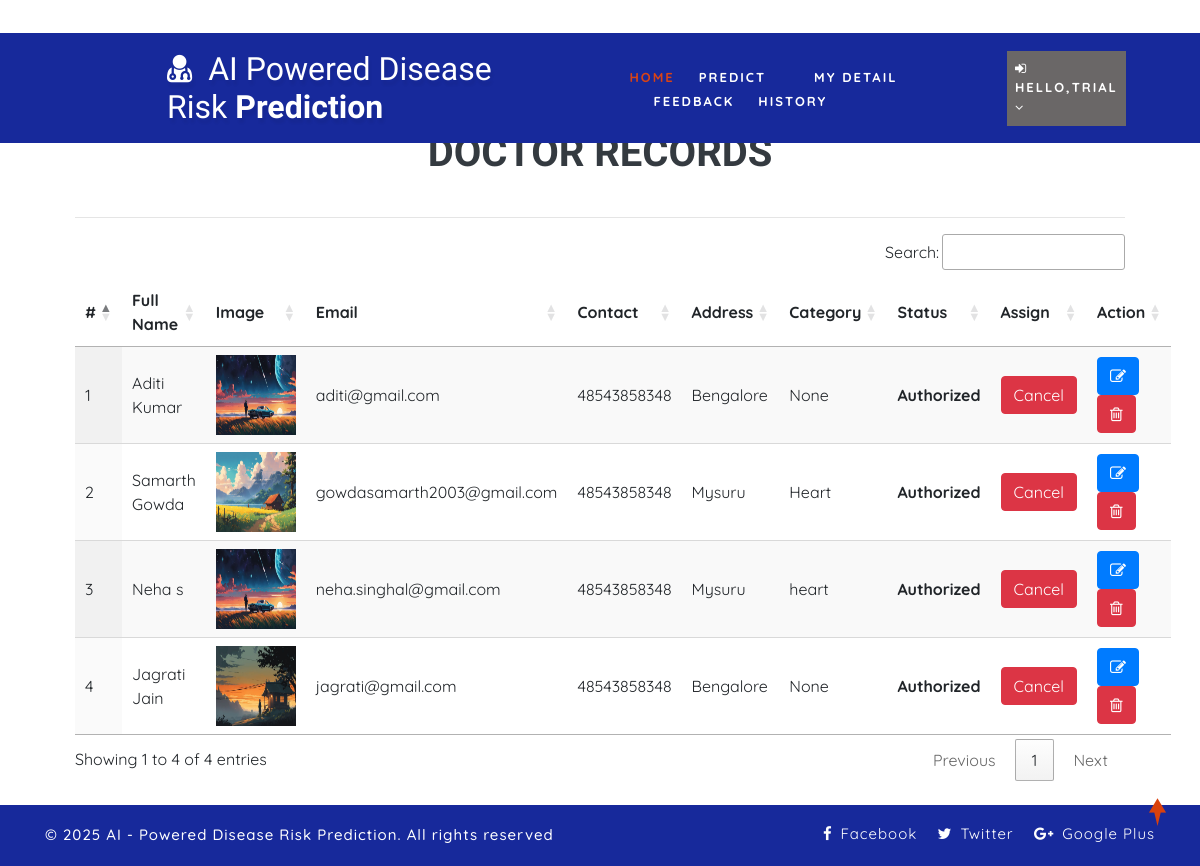
Screenshot of /view_doctor (signed in) with the database file from the repository.
### health/models.py (models this page shows, shortened)
class Doctor(models.Model):
    status = models.IntegerField(DOCTOR_STATUS, null=True)
    user = models.ForeignKey(User, on_delete=models.CASCADE, null=True)
    contact = models.CharField(max_length=100, null=True)
    address = models.CharField(max_length=100, null=True)
    category = models.CharField(max_length=100, null=True)
    doj = models.DateField(null=True)
    dob = models.DateField(null=True)
    image = models.FileField(null=True)

### health/views.py (the view)
# urls.py: path('view_doctor', View_Doctor,name="view_doctor"),
@login_required(login_url="login")
def View_Doctor(request):
    doc = Doctor.objects.all()
    d = {'doc':doc}
    return render(request,'view_doctor.html',d)

### health/templates/view_doctor.html (shortened to what this page needs)
{% extends 'index.html' %}
{% load static %}
{% block body %}
<div class="container-fluid" style="width:90%;margin-top:8%">
                    <div class="container-fluid">
                        <h1 align="center"class="w3ls-title text-uppercase text-dark font-weight-bold">Doctor Records</h1><br>
                         </div><hr>
                                <table id="example" class="display" style="width:100%">
                                  <thead>
                                    <tr>
                                      <th>#</th>
                                      <th>Full Name</th>
                                      <th>Image</th>
                                      <th>Email</th>
                                      <th>Contact</th>
                                      <th>Address</th>
                                      <th>Category</th>
                                      <th>Status</th>
                                      <th>Assign</th>
                                      <th>Action</th>
                                  </tr>
                              </thead>
                              <tbody>
                              {% for i in doc %}
                                <tr>
                                  <td>{{forloop.counter}}</td>
                                  <td>{{i.user.first_name}} {{i.user.last_name}}</td>
                                  <td><img src="{{i.image.url}}" style="width:80px;height:80px"></td>
                                  <td>{{i.user.email}}</td>
                                  <td>{{i.contact}}</td>
                                  <td>{{i.address}}</td>
                                  <td>{{i.category}}</td>
                                  <td>
                                      {% if i.status == 1 %}
                                      <b>Authorized</b>
                                  {% else %}
                                      <b>Unauthorized</b>
                                      {% endif %}
                                  </td>
                                    <td>{% if i.status == 1 %}
                                        <a href="{% url 'assign_status' i.id %}" onclick="return confirm('Do you want to withdraw approval to doctor : {{i.user.first_name}}?')"><button class="btn btn-danger">Cancel</button></a>
                                        {% else %}
                                        <a href="{% url 'assign_status' i.id %}" onclick="return confirm('Do you want to give approve to doctor : {{i.user.first_name}}?')"><button class="btn btn-success">Assign</button></a>
                                        {% endif %}
                                    </td>
                                    <td style="width:150px">
                                      <a href="{% url 'change_doctor' i.id %}" ><button class="btn btn-primary"><i class="fa fa-edit"></i></button></a>
                                      <a href="{% url 'delete_doctor' i.id %}" ><button class="btn btn-danger" onclick="return confirm('Are you sure?')"><i class="fa fa-trash-o"></i></button></a></td>
                              </tr>
                              {% endfor %}
                          </tbody>
                      </table>
                  </div>
{% endblock %}

### health/templates/index.html (shortened to what this page needs)
<!DOCTYPE html>
{% load static %}
<html lang="zxx">
<head>
	<link rel="stylesheet" href="{% static 'css/bootstrap.css' %}">
	<link href="{% static 'css/css_slider.css' %}" type="text/css" rel="stylesheet" media="all">
	<link rel="stylesheet" href="{% static 'css/style.css' %}" type="text/css" media="all" />
	<link href="{% static 'css/font-awesome.min.css' %}" rel="stylesheet">
<link rel='stylesheet' type='text/css' href="https://cdn.datatables.net/1.10.21/css/jquery.dataTables.min.css">
<link rel='stylesheet' type='text/css' href="https://cdn.datatables.net/buttons/1.6.2/css/buttons.dataTables.min.css">
</head>
<body>
	<div id="home" style="margin-bottom:2%">
		<header>
			<div class="top-bar py-3">
				<div class="container">
					<div class="row">
						<div class="col-xl-7 col-lg-6 col-md-4 top-social-agile text-md-right text-center mt-md-0 mt-2">
							<div class="row">
								<div class="col-xl-3 col-lg-4 col-6 top-w3layouts p-md-0 text-right">
								</div>
								<div class="col-xl-3 col-lg-4 col-6 header-w3layouts text-md-right text-left">
								</div>
							</div>
						</div>
					</div>
				</div>
			</div>
		</header>
		<div class="main-top" style="background:#17299b;">
			<div class="container-fluid">
				<div class="header d-md-flex justify-content-between align-items-center py-3">
					<div id="logo" style="margin-left:13%">
						<h1>
							<a href="index.html">
								<span class="fa fa-user-md mr-2"></span>
								<span class="logo-sp">AI Powered Disease Risk</span> Prediction
							</a>
						</h1>
					</div>
					{% if request.user.is_staff %}
					<div class="nav_w3ls" style="margin-right:4%">
						<nav>
							<label for="drop1" class="toggle">Menu</label>
							<input type="checkbox" id="drop1" />
							<ul class="menu" style="padding:15px;width:100%">
								<li class="mx-lg-4 mx-md-3 my-md-0 my-2"><a href="{% url 'admin_home' %}" >Home</a></li>
								<li>
									<label for="drop-2" class="toggle toogle-2"> <span class="fa fa-angle-down" aria-hidden="true"></span>
									</label>
									<a href="#"> Doctor <span class="fa fa-angle-down" aria-hidden="true"></span></a>
									<ul style="margin-top:2%;width:40%;margin-right:0%">
										<li style="width:100%;"><a href="/add_doctor" class="drop-text">Add Doctor</a></li>
										<li style="width:100%;"><a href="/view_doctor" class="drop-text">View Doctor</a></li>
									</ul>
								</li>
								<li class="mx-lg-4 mx-md-3 my-md-0 my-2"><a href="/view_patient">Patient</a></li>
								<li class="mx-lg-4 mx-md-3 my-md-0 my-2">
									<a href="/view_search_pat">Searched Data</a></li>
								<li><a href="/view_feedback">Feedback</a></li>
							</ul>
						</nav>
					</div>
					<div class="nav_w3ls" style="margin-right:3%">
						<nav>
							<label for="drop2" class="toggle">Menu</label>
							<input type="checkbox" id="drop2" />
							<ul class="menu">
								<li class="mx-lg-4 mx-md-3 my-md-0 my-2" style="background:red;padding:8px">
									<label for="drop-2" class="toggle toogle-2"> <span class="fa fa-angle-down" aria-hidden="true"></span>
									</label>
									<a href="#"><i class="fa fa-user"></i> {{request.user.username}} <span class="fa fa-angle-down" aria-hidden="true"></span></a>
									<ul style="margin-top:10%;width:80%;margin-right:5%">
										<li style="width:100%;"><a href="{% url 'change_password' %}" class="drop-text">Password</a></li>
										<li style="width:100%;"><a href="{% url 'logout' %}" class="drop-text">Logout</a></li>
									</ul>
								</li>
							</ul>
						</nav>
					</div>
					{% elif request.user.patient_set.all.0 %}
					<div class="nav_w3ls" style="margin-left:5%;font-weight:bold">
						<nav>
							<ul class="menu" style="padding:15px;width:100%">
								<li><a href="{% url 'patient_home' %}" class="active">Home</a></li>
								<li class="mx-lg-4 mx-md-3 my-md-0 my-2"><a href="/add_heartdetail">Predict</a></li>
								<li class="mx-lg-4 mx-md-3 my-md-0 my-2"><a href="/profile_doctor">My Detail</a></li>
								<li class="mx-lg-4 mx-md-3 my-md-0 my-2"><a href="/sent_feedback">Feedback</a></li>
								<li><a href="/view_search_pat">History</a></li>
							</ul>
						</nav>
					</div>
					<div class="nav_w3ls" style="margin-right:3%">
						<nav>
							<ul class="menu">
								<li class="mx-lg-4 mx-md-3 my-md-0 my-2" style="background:#6a6767;padding:8px">
									<a href="#"><i class="fa fa-sign-in"></i> Hello,{{request.user.username}} <span class="fa fa-angle-down" aria-hidden="true"></span></a>
								</li>
							</ul>
						</nav>
					</div>
					{% endif %}
				</div>
			</div>
		</div>
		{% block body %}
		{% endblock %}
	</div>
	<div class="copy-w3pvt" style="background:#17299b;color:white">
		<div class="container py-3">
			<div class="row">
				<div class="col-lg-7 w3ls_footer_grid1_left text-lg-left text-center">
					<p style="color:white">&copy; 2025 AI - Powered Disease Risk Prediction. All rights reserved</p>
				</div>
				<div class="col-lg-5 w3ls_footer_grid_left1_pos text-lg-right text-center mt-lg-0 mt-2">
					<ul style="color:white">
						<li>
							<a href="#" style="color:white" class="facebook">
								<span class="fa fa-facebook-f mr-2"></span>Facebook</a>
						</li>
						<li class="mx-3">
							<a href="#" style="color:white" class="twitter">
								<span class="fa fa-twitter mr-2"></span>Twitter</a>
						</li>
						<li>
							<a href="#" style="color:white" class="google">
								<span class="fa fa-google-plus mr-2"></span>Google Plus</a>
						</li>
					</ul>
				</div>
			</div>
		</div>
	</div>
	<a href="#home" style="color:white" class="move-top text-center"></a>
</body>
</html>

### health/static/css/style.css (style rules this page uses)
body { padding: 0; margin: 0; background: #FFF; font-family: 'Quicksand', sans-serif; }
body a, body button { transition: 0.5s all; -webkit-transition: 0.5s all; -moz-transition: 0.5s all; -o-transition: 0.5s all; -ms-transition: 0.5s all; text-decoration: none; }
html { scroll-behavior: smooth; }
h1, h2, h3, h4, h5, h6 { margin: 0; padding: 0; font-family: 'Mukta', sans-serif; }
p { margin: 0; padding: 0; font-size: 15px; letter-spacing: 1px; line-height: 1.9; color: #999; font-family: 'Quicksand', sans-serif; }
ul, ol { margin: 0; padding: 0; }
a.move-top { width: 34px; height: 34px; background: url(../images/move-top.png) no-repeat; display: inline-block; position: fixed; bottom: 4%; right: 2%; z-index: 0; }
#home { position: relative; }
.main-top { position: absolute; z-index: 999; width: 100%; background: rgba(0, 0, 0, 0.4); }
nav { margin: 0; padding: 0; }
#logo a { float: left; display: initial; font-weight: 700; font-size: 32px; color: #fff; text-shadow: 2px 5px 3px rgba(0, 0, 0, 0.06); padding: 0; }
span.logo-sp { font-weight: 100; }
nav:after { content: ""; display: table; clear: both; }
nav ul { float: right; padding: 0; margin: 0; list-style: none; position: relative; }
nav ul li { margin: 0px; display: inline-block; float: left; }
nav a { padding: 0; color: #fff; font-size: 13px; letter-spacing: 2px; font-weight: 700; text-transform: uppercase; display: inline-block; transition: 0.5s all; -webkit-transition: 0.5s all; -moz-transition: 0.5s all; -o-transition: 0.5s all; -ms-transition: 0.5s all; }
.menu li a.active, .menu li a:hover { color: #2196f3; transition: 0.5s all; -webkit-transition: 0.5s all; -moz-transition: 0.5s all; -o-transition: 0.5s all; -ms-transition: 0.5s all; color: #d84315; }
li>a:only-child:after { content: ''; }
.w3ls_footer_grid_left1_pos ul li, ul.list-part li { display: inline-block; }
.w3ls_footer_grid_left1_pos ul li a { color: #000; text-decoration: none; letter-spacing: 1px; font-size: 15px; }
.w3ls_footer_grid1_left p { color: #484848; font-weight: 500; }

### rows the page displays
Doctor: user.first_name "Aditi", user.last_name "Kumar", image (picture), user.email "aditi@gmail.com", contact "48543858348", address "Bengalore", category "None", status "Authorized"
Doctor: user.first_name "Samarth", user.last_name "Gowda", image (picture), user.email "gowdasamarth2003@gmail.com", contact "48543858348", address "Mysuru", category "Heart", status "Authorized"
Doctor: user.first_name "Neha", user.last_name "s", image (picture), user.email "neha.singhal@gmail.com", contact "48543858348", address "Mysuru", category "heart", status "Authorized"
Doctor: user.first_name "Jagrati", user.last_name "Jain", image (picture), user.email "jagrati@gmail.com", contact "48543858348", address "Bengalore", category "None", status "Authorized"

### other values shown
{{ request.user.username }} "TRIAL"
